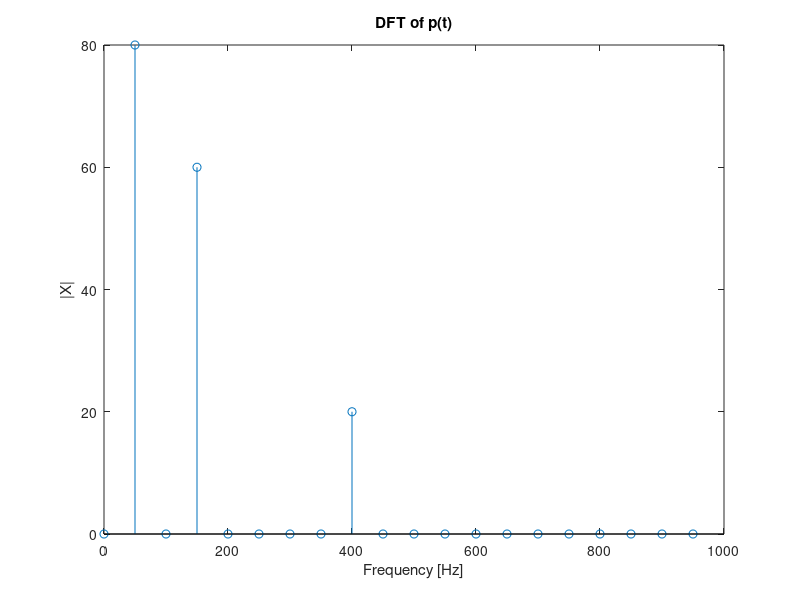

Write MATLAB code to recreate this figure. (Note: this script raises an error after producing the figure.)
%question i

clc; 
clear all; 
close all; 
fp1 = 50; 
fp2 = 150; 
fp3 = 400; 
fp = [fp3 fp2 fp1]; 
fs = 2000; 
ts = 1/fs; 
n = (0:(120-1))*ts; 
fig_no = 1; 
for N_p=1:fs 
del_p = fs/N_p; 
if(mod(fp1,del_p)==0 && mod(fp2,del_p)==0 && mod(fp3,del_p)==0) 
p = 4*sin(2*pi*fp1*n) + 3*cos(2*pi*fp2*n) + sin(2*pi*fp3*n); 
P = abs(fftshift(fft(p,N_p))); 
w_p = (0:length(P)-1)/(length(P)*ts)-1/(2*ts) ; 
figure(fig_no) 
stem(w_p,P); 
xlabel('Frequency [Hz]'); 
ylabel('|X|');  
title('DFT of p(t)'); 
xlim([0 1000]); 
fig_no = fig_no + 1; 
[peaks_p,locs_p] = findpeaks(P,'Threshold',1); 
for i_p=1:length(peaks_p)/2 
error_p(i_p) = ((abs(w_p(locs_p(i_p)))-fp(i_p))/fp(i_p))*100; 
end 
if max(abs(error_p))<1.5 
break; 
end 
end 
end 
fprintf('The lowest number of DFT points required for p(t) = N_p = %d',N_p); 


%% question ii
clc; 
clear all; 
close all; 
 
fq1 = 150; 
fq2 = 400; 
fq = [fq2 fq1]; 
 
fs = 2000; 
ts = 1/fs; 
n = (0:(120-1))*ts; 
 
fig_no = 1; 
for N_q = 1:fs 
     del_q = fs/N_q; 
      
     if(mod(fq1,del_q)==0 && mod(fq2,del_q)==0 ) 
         q = 3*cos(2*pi*fq1*n) + sin(2*pi*fq2*n); 
         Q = abs(fftshift(fft(q,N_q))); 
         w_q = (0:length(Q)-1)/(length(Q)*ts)-1/(2*ts) ; 
          
         figure(fig_no); 
         stem(w_q,Q); 
         xlabel('Frequency [Hz]'); 
         ylabel('|X|');  
         title('DFT of q(t)'); 
         xlim([0 1000]); 
 
         fig_no = fig_no + 1; 
            
         [peaks_q,locs_q] = findpeaks(Q,'Threshold',1); 
         for i_q=1:length(peaks_q)/2 
               error_q(i_q)=((abs(w_q(locs_q(i_q)))-fq(i_q))/fq(i_q))*100; 
         end 
 
         if max(abs(error_q))<1.5 
             break; 
         end 
     end 
 end 
  
 fprintf('The lowest number of DFT points required for q(t) = N_q = %d',N_q); 